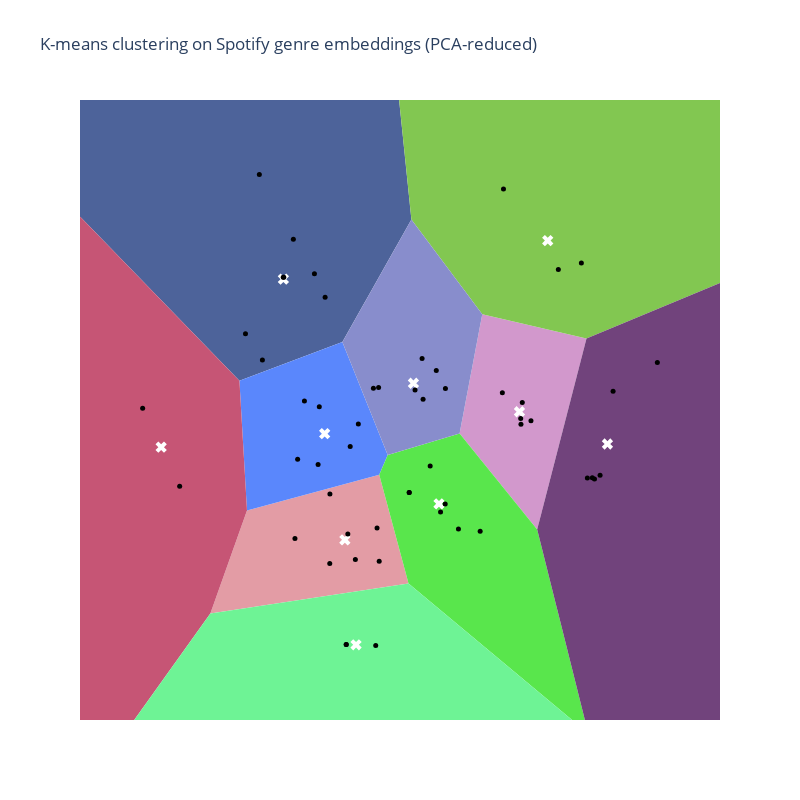

Source (notebook cell):
### Code cell
# Create a DataFrame for easier manipulation
data = {
    'x': genre_reduced_embeddings[:, 0],
    'y': genre_reduced_embeddings[:, 1],
    'name': genre_names,
    'cluster': genre_cluster_labels,
    'id': [genre for genre in genre_names]
}
df = pd.DataFrame(data)

# Voronoi diagram
vor = Voronoi(kmeans.cluster_centers_)
regions, vertices = voronoi_finite_polygons_2d(vor)

# Generate a unique color for each region
def generate_color(name, factor=0.25):
    """Generate a pastel color for the given name."""
    # Generate a color based on the hash of the name
    hash_object = hashlib.md5(name.encode())
    hex_dig = hash_object.hexdigest()
    base_color = [int(hex_dig[i:i+2], 16) for i in (0, 2, 4)]

    # Mix the color with white
    pastel_color = [(1 - factor) * c + factor * 255 for c in base_color]
    pastel_color_hex = ''.join(f'{int(c):02x}' for c in pastel_color)

    return '#' + pastel_color_hex

# Create Plotly figure
fig = go.Figure()

# Add Voronoi regions, each with a different color
for region, center in zip(regions, kmeans.cluster_centers_):
    polygon = vertices[region]
    color = generate_color(str(center))
    fig.add_trace(go.Scatter(
        x=polygon[:, 0],
        y=polygon[:, 1],
        fill="toself",
        fillcolor=color,
        mode='lines',
        line=dict(color='rgba(0,0,0,0)')  # No border color
    ))

# Add centroids
fig.add_trace(go.Scatter(
    x=kmeans.cluster_centers_[:, 0],
    y=kmeans.cluster_centers_[:, 1],
    mode='markers',
    marker=dict(size=10, color='white', symbol='x'),
    name='Centroids'
))

# Add scatter plot of points
fig.add_trace(go.Scatter(
    x=df['x'],
    y=df['y'],
    mode='markers',
    marker=dict(color='black', size=5),
    text=df.apply(lambda row: f"{row['name']}", axis=1),
    hoverinfo='text'
))

# Update layout
fig.update_layout(
    title="K-means clustering on Spotify genre embeddings (PCA-reduced)",
    xaxis=dict(visible=False),
    yaxis=dict(visible=False),
    showlegend=False,
    width=800,
    height=800,
    plot_bgcolor='rgba(0,0,0,0)'
)

fig.update_xaxes(minallowed=df['x'].min()-1, maxallowed=df['x'].max()+1)
fig.update_yaxes(minallowed=df['y'].min()-1, maxallowed=df['y'].max()+1)

# Show the plot
fig.show()

### Figure 1 — Plotly figure (JSON) as saved in the notebook; plotly's stock layout.template omitted (floating-point values rounded to 4 significant figures)
{"data": [{"fill": "toself", "fillcolor": "#4d639a", "line": {"color": "rgba(0,0,0,0)"}, "mode": "lines", "type": "scatter", "x": [-2.643, -1.0, 0.1018, -1.631, -13.41], "y": [0.6279, 1.15, 2.79, 16.93, 9.955]}, {"fill": "toself", "fillcolor": "#e39ca5", "line": {"color": "rgba(0,0,0,0)"}, "mode": "lines", "type": "scatter", "x": [-2.522, -0.4116, 0.05616, -3.107], "y": [-1.109, -0.6302, -2.088, -2.49]}, {"fill": "toself", "fillcolor": "#d298cc", "line": {"color": "rgba(0,0,0,0)"}, "mode": "lines", "type": "scatter", "x": [1.233, 0.871, 2.109, 2.896], "y": [1.522, -0.07754, -1.366, 1.195]}, {"fill": "toself", "fillcolor": "#82c751", "line": {"color": "rgba(0,0,0,0)"}, "mode": "lines", "type": "scatter", "x": [0.1018, 1.233, 2.896, 16.34, -1.631], "y": [2.79, 1.522, 1.195, 5.896, 16.93]}, {"fill": "toself", "fillcolor": "#5a87fc", "line": {"color": "rgba(0,0,0,0)"}, "mode": "lines", "type": "scatter", "x": [-2.522, -2.643, -1.0, -0.276, -0.4116], "y": [-1.109, 0.6279, 1.15, -0.3671, -0.6302]}, {"fill": "toself", "fillcolor": "#59e64c", "line": {"color": "rgba(0,0,0,0)"}, "mode": "lines", "type": "scatter", "x": [-0.4116, -0.276, 0.871, 2.109, 2.925, 0.05616], "y": [-0.6302, -0.3671, -0.07754, -1.366, -4.098, -2.088]}, {"fill": "toself", "fillcolor": "#c65575", "line": {"color": "rgba(0,0,0,0)"}, "mode": "lines", "type": "scatter", "x": [-12.34, -3.107, -2.522, -2.643, -13.41], "y": [-13.34, -2.49, -1.109, 0.6279, 9.955]}, {"fill": "toself", "fillcolor": "#71437c", "line": {"color": "rgba(0,0,0,0)"}, "mode": "lines", "type": "scatter", "x": [2.925, 10.86, 16.34, 2.896, 2.109], "y": [-4.098, -15.93, 5.896, 1.195, -1.366]}, {"fill": "toself", "fillcolor": "#888dcc", "line": {"color": "rgba(0,0,0,0)"}, "mode": "lines", "type": "scatter", "x": [1.233, 0.1018, -1.0, -0.276, 0.871], "y": [1.522, 2.79, 1.15, -0.3671, -0.07754]}, {"fill": "toself", "fillcolor": "#6ef395", "line": {"color": "rgba(0,0,0,0)"}, "mode": "lines", "type": "scatter", "x": [-12.34, 10.86, 2.925, 0.05616, -3.107], "y": [-13.34, -15.93, -4.098, -2.088, -2.49]}, {"marker": {"color": "white", "size": 10, "symbol": "x"}, "mode": "markers", "name": "Centroids", "type": "scatter", "x": [-1.942, -0.9603, 1.826, 2.278, -1.283, 0.5421, -3.892, 3.231, 0.1339, -0.7816], "y": [1.991, -1.503, 0.2138, 2.508, -0.07964, -1.021, -0.2611, -0.2179, 0.5964, -2.91]}, {"hoverinfo": "text", "marker": {"color": "black", "size": 5}, "mode": "markers", "text": ["alt-rock", "alternative", "ambient", "anime", "blues", "british", "chill", "club", "country", "dance", "dancehall", "disco", "edm", "electro", "electronic", "emo", "folk", "forro", "french", "funk", "garage", "grunge", "hard-rock", "hardcore", "hip-hop", "house", "indie", "indie-pop", "jazz", "k-pop", "latin", "latino", "metal", "piano", "pop", "power-pop", "progressive-house", "punk", "punk-rock", "r-n-b", "reggae", "reggaeton", "rock", "rock-n-roll", "rockabilly", "sad", "sertanejo", "singer-songwriter", "songwriter", "soul", "spanish", "swedish", "synth-pop", "techno"], "type": "scatter", "x": [-1.446, -1.275, -3.597, 3.321, -0.8751, -0.9129, -0.4123, 2.01, -1.199, 0.1599, 4.027, -0.4467, -0.5046, 0.2881, 1.85, 0.2721, -1.202, 0.6411, 2.447, -1.606, -2.546, -2.326, -2.277, 2.815, 1.553, 0.499, -1.388, -1.714, -0.4676, 1.871, 2.91, 3.113, -1.782, -0.7455, 0.4014, -4.188, -0.422, -1.936, -1.944, 0.567, 2.989, 3.024, -1.369, -0.9385, -0.9385, 1.199, 0.8524, 0.06673, 0.06673, -0.7927, 0.6448, 1.846, -1.757, 1.571], "y": [2.064, 1.75, -0.7838, 0.4876, -0.2519, -1.424, -1.789, 0.09319, -0.8883, 0.5045, 0.8742, -1.345, 0.5304, 0.3818, 0.04716, 0.9278, -1.818, -1.024, 2.12, 0.359, 1.259, 3.393, 0.9072, 2.207, 0.4674, 0.767, -0.4932, -0.4216, -2.918, 0.3383, -0.6754, -0.6362, 2.525, 0.04978, -0.5139, 0.2616, 0.538, 2.016, 2.017, -1.129, -0.6713, -0.6866, 0.28, -2.906, -2.906, -1.386, -1.357, -0.8668, -0.8668, -1.768, 0.5254, 0.1229, -1.485, 3.199]}], "layout": {"height": 800, "plot_bgcolor": "rgba(0,0,0,0)", "showlegend": false, "title": {"text": "K-means clustering on Spotify genre embeddings (PCA-reduced)"}, "width": 800, "xaxis": {"maxallowed": 5.027, "minallowed": -5.188, "visible": false}, "yaxis": {"maxallowed": 4.393, "minallowed": -3.918, "visible": false}}}
